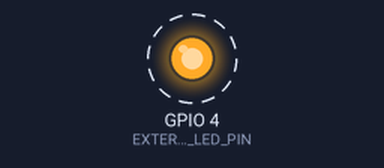
Bench run of a sketch on a simulated ESP32. Parts: output pins drawn as LEDs (lit = HIGH). Dashed ring = blinking. What the sketch prints to the serial monitor is not drawn.

Above: at 0.5 s.
Timing chart, 0 to 4.6 s (numbered marks = the images above):
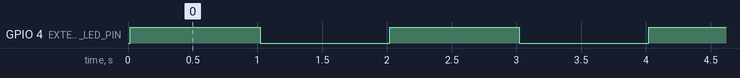

The sketch:

esp32_led_local_blink.ino
```cpp
/*
 * ==============================================================================
 *  ELDROID Activity 7.0: Milestone 1 - Local External LED Blink Test
 * ==============================================================================
 *  Circuit:
 *    ESP32 GPIO 4 -> 220Ω Resistor -> LED Anode (+) -> Cathode (-) -> GND
 * ==============================================================================
 */

const int EXTERNAL_LED_PIN = 4; // Safe output GPIO 4

void setup() {
  Serial.begin(115200);
  pinMode(EXTERNAL_LED_PIN, OUTPUT);

  Serial.println("\n=========================================================");
  Serial.println("   ⚡ ELDROID Activity 7.0: Local External LED Blink Test ");
  Serial.println("=========================================================");
  Serial.println("   Testing GPIO 4 output...");
  Serial.println("=========================================================\n");
}

void loop() {
  // Turn External LED ON
  digitalWrite(EXTERNAL_LED_PIN, HIGH);
  Serial.println("💡 External LED: [ ON ]");
  delay(1000); // 1 second ON

  // Turn External LED OFF
  digitalWrite(EXTERNAL_LED_PIN, LOW);
  Serial.println("⚫ External LED: [ OFF ]");
  delay(1000); // 1 second OFF
}
```

Measured:
- by itself, GPIO 4 (EXTERNAL_LED_PIN): alternates HIGH for 1.0 s and LOW for 1.0 s
